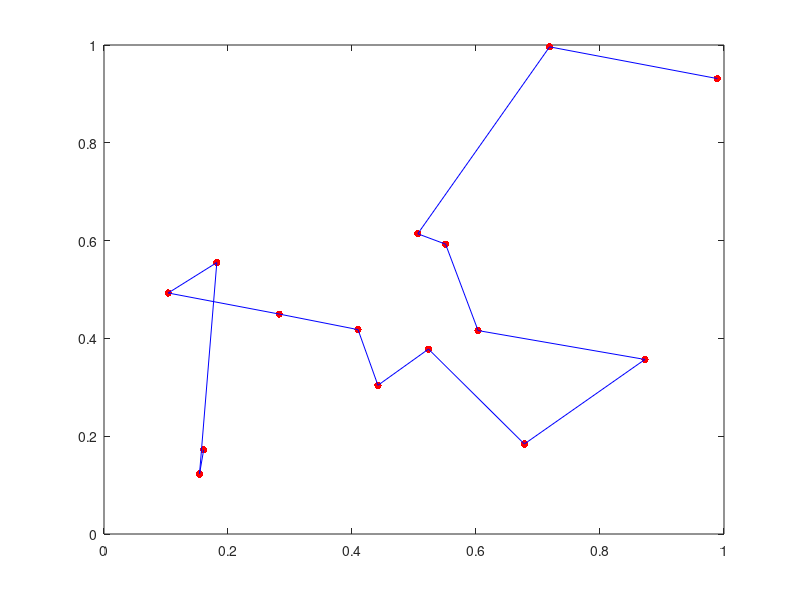

Write the MATLAB code that produced this figure.
% traveling salesman
function Salesman()
close all
global gallNodes
global gallocs
global gmap
global m
numCities = 15;
gallNodes = zeros(100,4+numCities,'uint32');
gallocs = 1;

maxNodes = 1000;
cities = [1 1].*rand(numCities,2); % col 1 is x and col 2 is y

m = zeros(numCities,'uint32');
for i = 1:numCities
    for j = 1:numCities
        m(i,j) = 10000*norm(cities(i,:)-cities(j,:)); 
    end
end

gmap = zeros(numCities,1,'uint32');

plot(cities(:,1), cities(:,2),'LineStyle','none','Marker','.','MarkerSize',16,'Color','r');hold on
tic
node = uint32([0, 0, 0, 1, zeros(1,numCities)]); % score, city, backPointer, mem
openList = zeros(100,4+numCities,'uint32'); % open list normal prioity queue, but I do not have one
openListLen = 0;
gallNodes(1,:) = node;
ind = 0;
city = 2;
score = 1;
mem = 4;
while notDone(node, gallNodes, numCities)
    ind = ind + 1;
    children = getChildren(node, numCities, m);
    for i = 1:size(children,1)
        childNode = children(i,:);
        if (node(mem+childNode(city))==0) %~checkPath(node, childNode(city)) % not in path
            openListLen = openListLen+1;
            if openListLen > size(openList,1)
                tmp = openList(ind:end,:);
                openList = zeros(size(openList,1)*2,4+numCities,'uint32');
                openListLen = openListLen - ind;
                openList(1:openListLen,:) = tmp;
                ind = 1;
            end
            openList(openListLen,:) = childNode;
        end
    end
    tmp = ind:openListLen;
    [~, order] = sort(openList(tmp, score));
    openList(tmp,:) = openList(ind+order-1, :);
    node = openList(ind,:);
    openListLen = openListLen-1;
    if openListLen-ind > maxNodes
        openListLen = maxNodes+ind;
    end
end
disp(['runtime for ' num2str(numCities) ' cities: ' num2str(toc)])
disp(['generated nodes: ' num2str(gallocs)])
plot(cities(gmap,1), cities(gmap,2),'Color','b');hold on
end
%% functions
function children = getChildren(node, numCities, m)
global gallNodes
global gallocs
% global m
score = 1;
city = 2;
backPointer = 3;
mem = 4;
children = repmat(node,numCities,1);
for c = 1:numCities
    if (c == node(city) )
        continue;
    end
    children(c,mem+node(city)) = 1;
    gallocs = gallocs+1;
    children(c,mem) = gallocs;
    children(c, backPointer) = node(mem);
    children(c, city) = c;
    if (node(mem) ~= 1)
        children(c, score) = node(score)+ m(children(c, city), node(city)); % 10000*norm(cities(children(c, city),:)-cities(node(city),:))
    else
        children(c, score) = 0;
    end
    if (gallocs > size(gallNodes,1))
        tmp = gallNodes;
        gallNodes =  zeros(2*size(gallNodes,1),4+numCities,'uint32');
        gallNodes(1:gallocs-1,:) = tmp;
    end
    gallNodes(gallocs,:) = children(c,:); % add node to mem
end
children = children([1:node(city)-1 node(city)+1:end],:);
end

function bool = notDone(node,allNodes,numCities)
backPointer = 3;
mem = 4;
city = 2;
tmp = zeros(numCities,1,'uint32');
global gmap
ind = 1;
while (node(mem) ~= 1)
    gmap(ind) = node(city);
    ind= ind+1;
    tmp(node(city)) = 1;
    node(1:4) = allNodes(node(backPointer),1:4); % partial copy
end
bool = ~(sum(tmp)==numCities);
end


